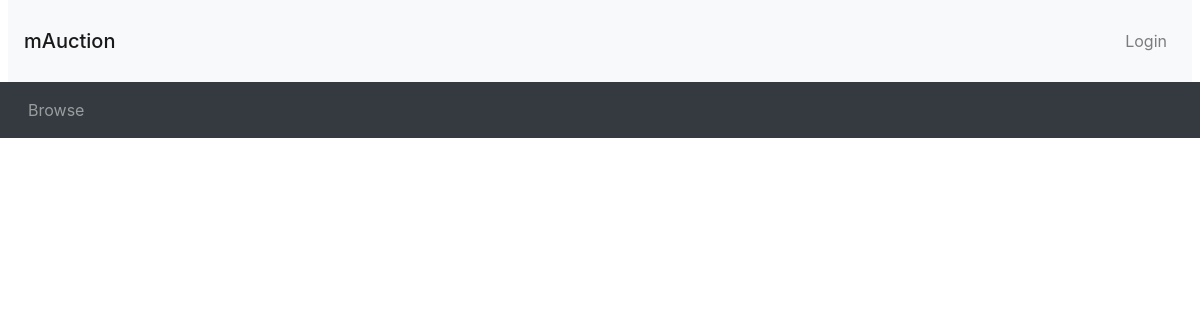
Page /listing.php?item_id=4 on the earlier database version.
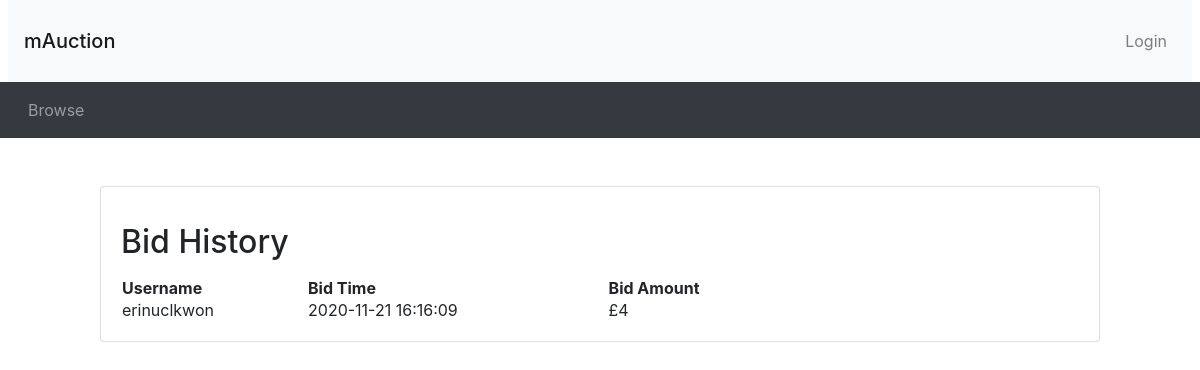
Same page on the later database version.
### tables this page shows
CREATE TABLE bid (
bidID INT NOT NULL AUTO_INCREMENT,
userName VARCHAR(45) NOT NULL,
bidTime DATETIME NOT NULL DEFAULT CURRENT_TIMESTAMP,
saleItemID INT NOT NULL,
bidAmount DECIMAL NOT NULL,
PRIMARY KEY (bidID));

### listing.php (the view, shortened to what this page needs)
<?php include_once("header.php")?>
<?php include("connection.php")?>
<?php
  $item_id = $_GET['item_id'];
	  $query = "SELECT auction.*, MAX(bidAmount), COUNT(bidID)
	  FROM auction, bid where auction.saleItemID=$item_id and bid.saleItemID=$item_id";
      $result = mysqli_query($connection, $query) or die('Error making select bid and auction query' . mysqli_error($connection));
      while ($row = mysqli_fetch_assoc($result)) {
        $item_id = $row['saleItemID'];
        $endDate = $row['endDate'];
	  }
  $end_time = new DateTime($endDate);
  $now = new DateTime("now");
  ?>
<?php include_once("footer.php")?>
<?php if ($now < $end_time): ?>
<div class="container my-5">
<div style="max-width: 1000px; margin: 10px auto">
  <div class="card">
    <div class="card-body">
    <div class="bidhistory">
      <div class="row">
      <div class="col-sm-8">
        <h2 class="my-3">Bid History</h2>
      </div>
      </div>
    <?php
    $query = "SELECT * FROM bid WHERE saleItemID=$item_id";
    $result = mysqli_query($connection, $query) or die('Error making select users query' . mysqli_error($connection));
    echo '<table style="width:70%">
      <th>Username</th>
      <th>Bid Time</th>
      <th>Bid Amount</th>';
    while ($row = mysqli_fetch_assoc($result)) {
      $userName = $row["userName"];
      $bidTime = $row["bidTime"];
      $bidAmount = $row["bidAmount"];
    echo '<tr>
        <td>'.$userName.' </td>
        <td>'.$bidTime.' </td>
        <td>£'.number_format($bidAmount).' </td>
        </tr>';
    }
  ?>
    </div>
    </div>
  </div>
</div>
</div>
<?php endif; ?>

### header.php (shortened to what this page needs)
<!doctype html>
<html lang="en">
<head>
  <link rel="stylesheet" href="css/bootstrap.min.css">
  <link rel="stylesheet" href="https://cdnjs.cloudflare.com/ajax/libs/font-awesome/4.7.0/css/font-awesome.min.css">
  <link rel="stylesheet" href="css/custom.css">
</head>
<body>
<nav class="navbar navbar-expand-lg navbar-light bg-light mx-2">
  <h3 class="my-3"><a class="navbar-brand" href="browse.php">mAuction</a></h3>
  <ul class="navbar-nav ml-auto">
    <li class="nav-item">
<?php
if (isset($_SESSION['logged_in']) && $_SESSION['logged_in'] == true) {
    echo '<a class="nav-link" href="logout.php">Logout</a>';
}
else {
  echo '<button type="button" class="btn nav-link" data-toggle="modal" data-target="#loginModal">Login</button>';
}
?>
    </li>
  </ul>
</nav>
<nav class="navbar navbar-expand-lg navbar-dark bg-dark">
  <ul class="navbar-nav align-middle">
	<li class="nav-item mx-1">
      <a class="nav-link" href="browse.php">Browse</a>
    </li>
  </ul>
</nav>

### footer.php (shortened to what this page needs)
</body>
</html>

Differences in the rows shown:
added bid: userName "erinuclkwon", bidTime "2020-11-21 16:16:09", bidAmount "4"
Other differences:
text now shown: "Bid History Username Bid Time Bid Amount"
